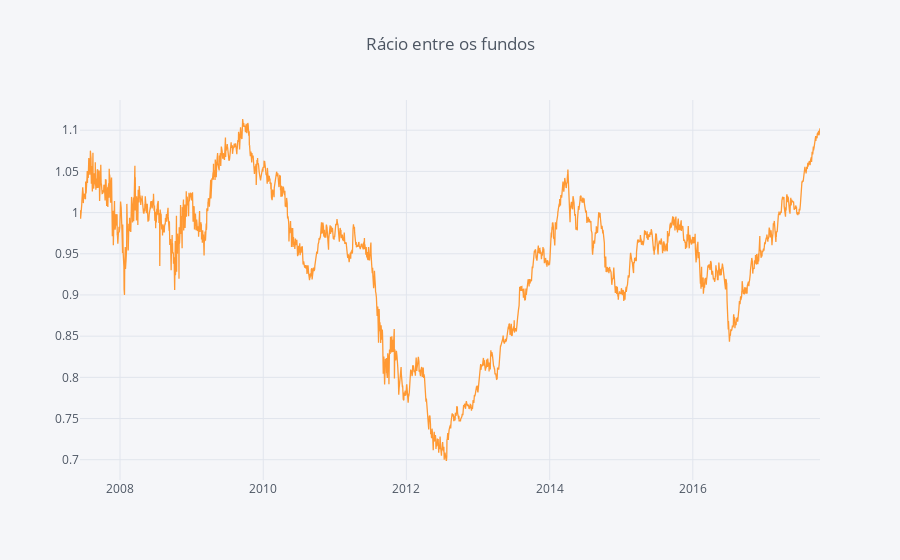

The notebook cell this image was saved under:
### Code cell
#### Ratio ####
ratio = fundos_norm.index
ratio = fundos_norm.iloc[:,0] / fundos_norm.iloc[:,1]
ratio.iplot(kind='scatter', title='Rácio entre os fundos')

### Figure 1 — Plotly figure (JSON) as saved in the notebook; plotly's stock layout.template omitted (floating-point values rounded to 4 significant figures; data arrays with more than 128 entries replaced by an {"elided": "..."} marker saying what was removed)
{"data": [{"line": {"color": "rgba(255, 153, 51, 1.0)", "dash": "solid", "width": 1.3}, "mode": "lines", "name": "None", "text": "", "type": "scatter", "x": {"elided": "2648 str values"}, "y": {"elided": "2648 float values"}}], "layout": {"legend": {"bgcolor": "#F5F6F9", "font": {"color": "#4D5663"}}, "paper_bgcolor": "#F5F6F9", "plot_bgcolor": "#F5F6F9", "title": "Rácio entre os fundos", "titlefont": {"color": "#4D5663"}, "xaxis1": {"gridcolor": "#E1E5ED", "showgrid": true, "tickfont": {"color": "#4D5663"}, "title": "", "titlefont": {"color": "#4D5663"}, "zerolinecolor": "#E1E5ED"}, "yaxis1": {"gridcolor": "#E1E5ED", "showgrid": true, "tickfont": {"color": "#4D5663"}, "title": "", "titlefont": {"color": "#4D5663"}, "zerolinecolor": "#E1E5ED"}}}
